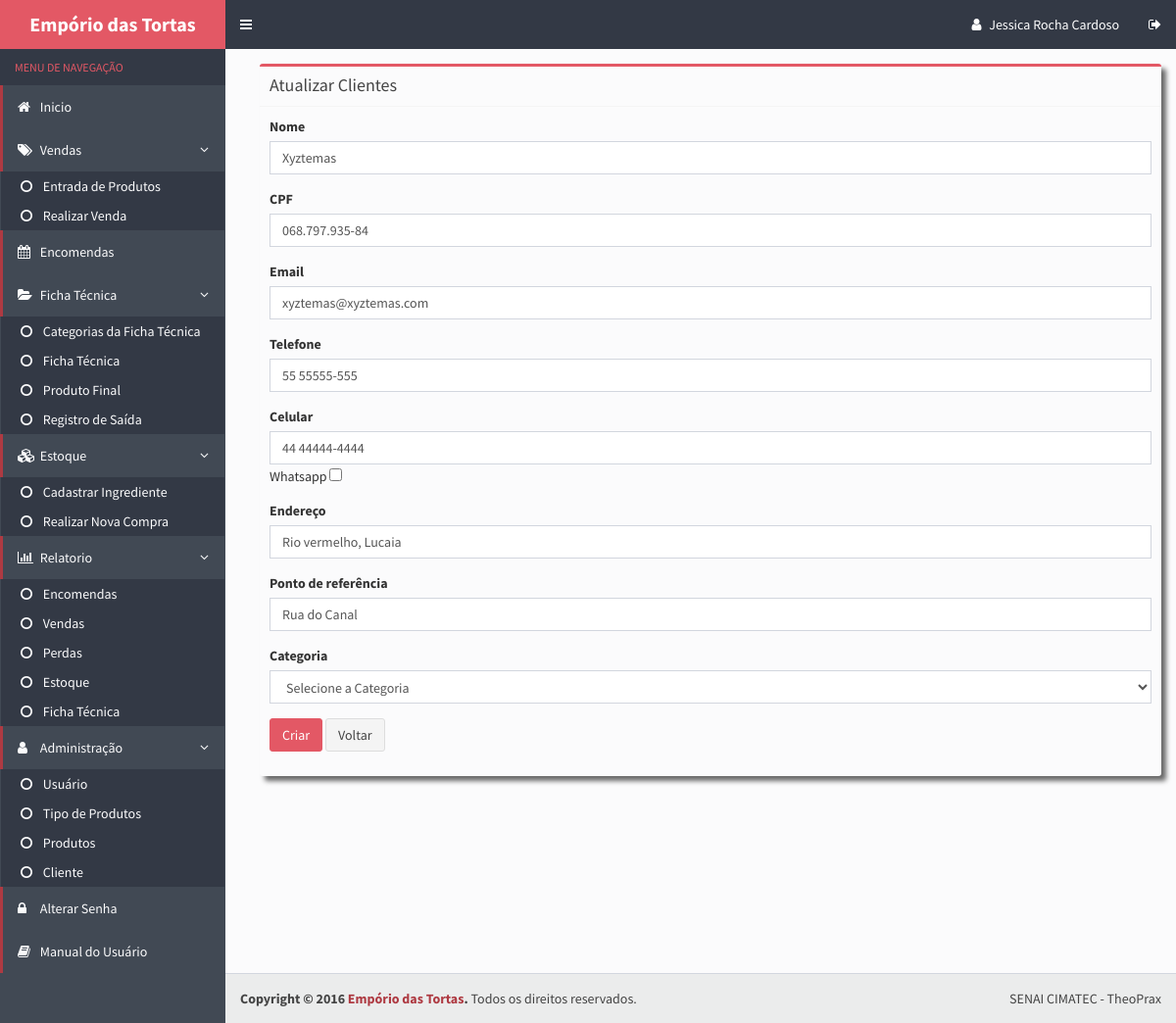
Screenshot of /forms/atualizar_cliente.php?id=20 (signed in) with the database file from the repository.
### tables this page shows
CREATE TABLE IF NOT EXISTS `clientes` (
  `cod_cliente` int(11) NOT NULL AUTO_INCREMENT,
  `nome` varchar(100) NOT NULL,
  `cpf` varchar(14) NOT NULL,
  `email` varchar(150) DEFAULT NULL,
  `telefone` varchar(15) DEFAULT NULL,
  `endereco` varchar(400) DEFAULT NULL,
  `cnpj` varchar(19) NOT NULL,
  `celular` varchar(15) DEFAULT NULL,
  `whats` enum('f','t') NOT NULL DEFAULT 'f',
  `ponto_referencia` varchar(100) NOT NULL,
  `categoria_cliente` varchar(30) NOT NULL,
  PRIMARY KEY (`cod_cliente`),
  UNIQUE KEY `cpf_2` (`cpf`),
  UNIQUE KEY `cpf` (`cpf`,`email`)
);

### forms/Atualizar_Cliente.php (the view, shortened to what this page needs)
<?php
	$id = null;
	if ( !empty($_GET['id'])) {
		$id = $_REQUEST['id'];
	}
	if ( !empty($_POST)) {
		if(isset($_POST['whats']))
		{
			$whats = $_POST['whats'];
		}
		else
		{
			$whats = 'f';
		}
		$nomeError = null;
		$cpfError = null;
		$emailError = null;
		$telefoneError = null;
		$celularError = null;
		$whatsError = null;
		$enderecoError = null;
		$ponto_referenciaError = null;
		$categoria_clienteError = null;
		$nome = $_POST['nomecliente'];
		$cpf = $_POST['cpf'];
		$email = $_POST['email'];
		$telefone = $_POST['telefone'];
		$celular = $_POST['celular'];
		$endereco = $_POST['endereco'];
		$ponto_referencia = $_POST['ponto_referencia'];
		$categoria_cliente = $_POST['categoria_cliente'];
		$valid = true;
		if (empty($nome)) {
			$nomeError = 'Please enter Name';
			$valid = false;
		}
		if (empty($cpf)) {
			$cpfError = 'Por favor digite seu cpf';
			$valid = false;
		}
		if (empty($email)) {
			$emailError = 'Por favor digite um email';
			$valid = false;
		} else if ( !filter_var($email,FILTER_VALIDATE_EMAIL) ) {
			$emailError = 'Por favor digite um email válido';
			$valid = false;
		}
		if (empty($telefone)) {
			$telefoneError = 'Por favor digite um telefone';
			$valid = false;
		}
		if (empty($celular)) {
			$celularError = 'Por favor digite um celular';
			$valid = false;
		}
		if (empty($whats)) {
			$whatsError = 'Informe se tem whatsapp';
			$valid = false;
		}
		if (empty($endereco)) {
			$enderecoError = 'Por favor digite um endereço';
			$valid = false;
		}
		if (empty($ponto_referencia)) {
			$ponto_referenciaError = 'Por favor digite um ponto de referência';
			$valid = false;
		}
		if (empty($categoria_cliente)) {
			$categoria_clienteError = 'Por favor digite a categoria do cliente';
			$valid = false;
		}
		if ($valid) {
				try{
			$pdo = Database::connect();
			$pdo->setAttribute(PDO::ATTR_ERRMODE, PDO::ERRMODE_EXCEPTION);
			$sql = "UPDATE clientes set nome = ?, cpf = ?, email = ?, telefone = ?,celular = ?, whats=?, endereco = ?,ponto_referencia = ?, categoria_cliente = ? WHERE cod_cliente = ?";
			$q = $pdo->prepare($sql);
			$q->execute(array($nome,$cpf,$email,$telefone,$celular,$whats,$endereco,$ponto_referencia,$categoria_cliente,$id));
			echo "<script>
					alert('Atualizado com Sucesso!');
					window.location.href = '../cliente.php';
					</script>";
		}  catch (PDOException $e) {
			echo "<script>
					alert('ERRO: Esse CPF Já existe');
					window.location.href = 'Atualizar_Clientes.php?id='$id;
					</script>";
		}
			Database::disconnect();
		}
	} else{
		$pdo = Database::connect();
		$pdo->setAttribute(PDO::ATTR_ERRMODE, PDO::ERRMODE_EXCEPTION);
		$sql = "SELECT * FROM clientes where cod_cliente = ?";
		$q = $pdo->prepare($sql);
		$q->execute(array($id));
		$data = $q->fetch(PDO::FETCH_ASSOC);
		$nome = $data['nome'];
		$cpf = $data['cpf'];
		$email = $data['email'];
		$telefone = $data['telefone'];
		$celular = $data['celular'];
		$endereco = $data['endereco'];
		$ponto_referencia = $data['ponto_referencia'];
		}
?>
<!DOCTYPE html>
<html>
  <head>
    <link rel="stylesheet" href="../bootstrap/css/bootstrap.css">
    <link rel="stylesheet" href="https://maxcdn.bootstrapcdn.com/font-awesome/4.4.0/css/font-awesome.min.css">
    <link rel="stylesheet" href="https://code.ionicframework.com/ionicons/2.0.1/css/ionicons.min.css">
    <link rel="stylesheet" href="../dist/css/AdminLTE.css">
    <link rel="stylesheet" href="../dist/css/skins/skin-blue.css">
  	<link rel="stylesheet" href="../_scripts/bootstrap-chosen.css"/>
  </head>
  <body class="hold-transition skin-blue sidebar-mini">
    <div class="wrapper">
      <?php include_once("includes/header.php") ?>
      <?php include_once("includes/menu.php") ?>
      <div class="content-wrapper">
        <section class="content">
          <div class="row">
            <div class="col-md-12">
              <div class="box box-warning">
                <div class="box-header with-border">
                  <h3 class="box-title">Atualizar Clientes</h3>
                </div>
                <div class="box-body">
                <form class="form-group" action="Atualizar_Cliente.php?id=<?php echo $id?>" method="post">
                    <div class="form-group">
                      <label>Nome</label>
                      <input type="text" class="form-control" name="nomecliente" required="required"  value="<?php echo !empty($nome)?$nome:'';?>">
                    </div>
                    <div class="form-group">
                      <label>CPF</label>
                      <input type="text" class="form-control" name="cpf" id="cpf" value="<?php echo !empty($cpf)?$cpf:'';?>" onblur="javascript: validarCPF(this.value);" onkeypress="javascript: mascara(this, cpf_mask);"  maxlength="14" />
                    </div>
                    <div class="form-group">
                  <label>Email</label>
                      <input type="text" class="form-control" id="inputGroupSuccess2" aria-describedby="inputGroupSuccess2Status" name="email" required="required" value="<?php echo !empty($email)?$email:'';?>">
                    </div>
                    <div class="form-group">
                      <label>Telefone</label>
                      <input type="tel" class="form-control" name="telefone" maxlength="13" OnKeyPress="formatar('## #####-####', this)" value="<?php echo !empty($telefone)?$telefone:'';?>">
                    </div>
                    <div class="form-group">
                      <label>Celular</label>
                      <input type="tel" class="form-control" name="celular" maxlength="13" OnKeyPress="formatar('## #####-####', this)"  value="<?php echo !empty($telefone)?$celular:'';?>">
	                       Whatsapp <input type="checkbox" name="whats" id ="whats" value="t">
                    </div>
                    <div class="form-group">
                      <label>Endereço</label>
                      <input type="text" class="form-control" name="endereco" required="required"  value="<?php echo !empty($endereco)?$endereco:'';?>">
                    </div>
                    <div class="form-group">
                      <label>Ponto de referência</label>
                      <input type="text" class="form-control" name="ponto_referencia" required="required"  value="<?php echo !empty($ponto_referencia)?$ponto_referencia:'';?>">
                    </div>
                    <div class="form-group">
                      <label>Categoria</label>
                      <select class="form-control"  name="categoria_cliente" id="categoria_cliente" value="<?php echo !empty($categoria)?$categoria:'';?>">
                        <option >Selecione a Categoria</option>
                      </select>
                    </div>
                    <button type="submit" class="btn btn-danger">Criar</button>
                    <a class="btn btn-default" href="../cliente.php">Voltar</a>
                  </form>
                </div>
              </div>
            </div>
          </div>
        </section>
      </div>
      <?php include_once("includes/footer.php") ?>
  </body>
</html>

### rows the page displays
clientes: nomecliente "Xyztemas", cpf "068.797.935-84", email "xyztemas@xyztemas.com", telefone "55 55555-555", celular "44 44444-4444", endereco "Rio vermelho, Lucaia", ponto_referencia "Rua do Canal"

### other values shown
$_SESSION['UsuarioNome'] "Jessica Rocha Cardoso"
